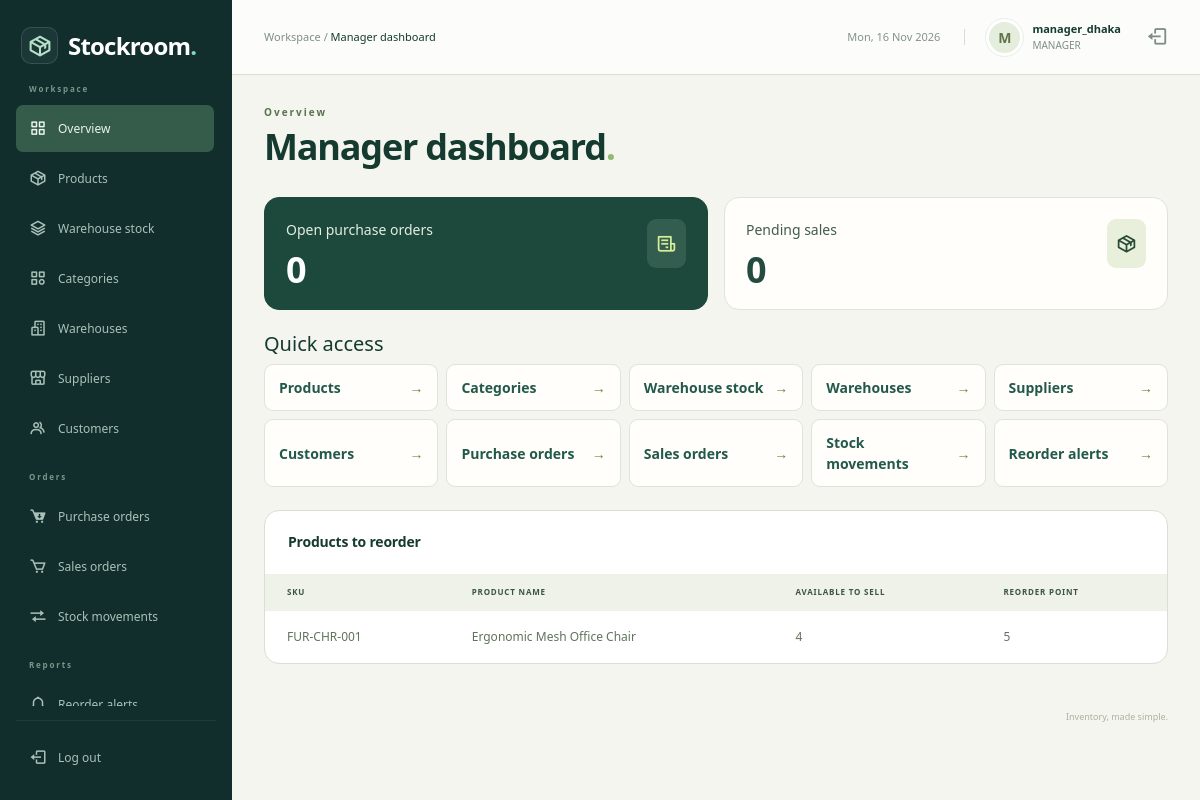
Screenshot of /admin/dashboard_manager.php (signed in) with the database file from the repository.
### tables this page shows
CREATE TABLE `users` (
  `user_id` int NOT NULL,
  `username` varchar(50) NOT NULL,
  `email` varchar(100) NOT NULL,
  `password_hash` varchar(255) NOT NULL,
  `role` enum('ADMIN','MANAGER','STAFF','CUSTOMER') NOT NULL DEFAULT 'STAFF',
  `is_active` tinyint(1) NOT NULL DEFAULT '1',
  `created_at` timestamp NULL DEFAULT CURRENT_TIMESTAMP,
  `customer_id` int DEFAULT NULL
);

CREATE TABLE `products` (
  `product_id` int NOT NULL,
  `sku` varchar(50) NOT NULL,
  `barcode` varchar(100) DEFAULT NULL,
  `product_name` varchar(200) NOT NULL,
  `category_id` int DEFAULT NULL,
  `preferred_supplier_id` int DEFAULT NULL,
  `unit_of_measure` varchar(20) NOT NULL DEFAULT 'pcs',
  `cost_price` decimal(12,2) NOT NULL DEFAULT '0.00',
  `selling_price` decimal(12,2) NOT NULL DEFAULT '0.00',
  `tax_rate` decimal(5,2) NOT NULL DEFAULT '0.00',
  `reorder_point` int NOT NULL DEFAULT '10',
  `reorder_quantity` int NOT NULL DEFAULT '50',
  `is_active` tinyint(1) NOT NULL DEFAULT '1',
  `created_at` timestamp NULL DEFAULT CURRENT_TIMESTAMP,
  `updated_at` timestamp NULL DEFAULT CURRENT_TIMESTAMP ON UPDATE CURRENT_TIMESTAMP
);

### admin/dashboard_manager.php (called while the page is built, shortened)
<?php
$pageTitle = 'Manager dashboard';
require '../includes/auth.php';
$result = mysqli_query($conn, "SELECT COUNT(*) AS total FROM purchase_orders WHERE status IN ('DRAFT','ORDERED','PARTIAL')");
$row = mysqli_fetch_assoc($result);
$summary['open_purchases'] = $row['total'];
$result = mysqli_query($conn, "SELECT COUNT(*) AS total FROM sales_orders WHERE status='PENDING'");
$row = mysqli_fetch_assoc($result);
$summary['pending_sales'] = $row['total'];
$rows = mysqli_query($conn, "SELECT v.sku,v.product_name,v.available_to_sell,v.reorder_point FROM vw_reorder_alerts v JOIN products p USING(product_id) WHERE p.is_active=1 ORDER BY v.available_to_sell LIMIT 8");
include '../includes/workspace.php';
include '../templates/dashboard_manager.php';
include '../includes/end.php';

### includes/auth.php (called while the page is built, shortened)
<?php
$user_id = $_SESSION['user_id'];
require_once __DIR__ . '/../config/db.php';
$sql = "SELECT user_id, username, role, customer_id FROM users WHERE user_id=$user_id AND is_active=1";
$users = mysqli_query($conn, $sql);
$account = mysqli_fetch_assoc($users);

### templates/dashboard_manager.php (the view, shortened to what this page needs)
<div class="metrics">
    <article class="metric metric-tile"><i class="bx bx-receipt" aria-hidden="true"></i>Open purchase orders<strong><?php echo $summary['open_purchases']; ?></strong></article>
    <article class="metric metric-tile"><i class="bx bx-package" aria-hidden="true"></i>Pending sales<strong><?php echo $summary['pending_sales']; ?></strong></article>
</div><h2 class="h5">Quick access</h2><div class="quick-links">
    <a href="products.php">Products</a>
    <a href="categories.php">Categories</a>
    <a href="warehouse_stock.php">Warehouse stock</a>
    <a href="warehouses.php">Warehouses</a>
    <a href="suppliers.php">Suppliers</a>
    <a href="customers.php">Customers</a>
    <a href="purchase_orders.php">Purchase orders</a>
    <a href="sales_orders.php">Sales orders</a>
    <a href="stock_movements.php">Stock movements</a>
    <a href="reorder_alerts.php">Reorder alerts</a>
</div><section class="surface records-surface"><div class="section-heading"><h2>Products to reorder</h2></div>
<div class="table-responsive"><table class="table inventory-table records-table">
<thead><tr><th>Sku</th><th>Product name</th><th>Available to sell</th><th>Reorder point</th></tr></thead>
<tbody>
<?php while ($row = mysqli_fetch_assoc($rows)) { ?>
<tr>
    <td><?php echo htmlspecialchars($row['sku']); ?></td>
    <td><?php echo htmlspecialchars($row['product_name']); ?></td>
    <td><?php echo htmlspecialchars($row['available_to_sell']); ?></td>
    <td><?php echo htmlspecialchars($row['reorder_point']); ?></td>
</tr>
<?php } ?>
</tbody></table></div>
</section>

### includes/topbar.php (shortened to what this page needs)
<header class="topbar">
    <div class="d-flex align-items-center gap-3">
        <span class="breadcrumb-label">Workspace / <strong><?php echo htmlspecialchars($pageTitle); ?></strong></span>
    </div>
    <div class="topbar-account">
        <span class="topbar-date"><?php echo date('D, d M Y'); ?></span>
        <a class="account-link" href="dashboard.php">
            <span class="avatar"><?php echo htmlspecialchars(substr($account['username'], 0, 1)); ?></span>
            <div><strong><?php echo htmlspecialchars($account['username']); ?></strong><small><?php echo htmlspecialchars($account['role']); ?></small></div>
        </a>
        <a href="logout.php" class="topbar-logout" aria-label="Log out"><i class="bx bx-log-out" aria-hidden="true"></i></a>
    </div>
</header>

### assets/css/admin.css (style rules this page uses)
:root { --navy: #142c38; --teal: #137e73; --ink: #213640; --muted: #74818b; --line: #e7ecef; }
* { box-sizing: border-box; }
body { margin: 0; font-family: 'Segoe UI', Arial, sans-serif; font-size: 14px; color: var(--ink); background: #f5f7f9; }
a { text-decoration: none; }
button, a, input { -webkit-tap-highlight-color: transparent; }
.topbar { height: 82px; margin-left: 240px; padding: 0 38px; background: #fff; border-bottom: 1px solid var(--line); display: flex; align-items: center; justify-content: space-between; gap: 15px; }
.breadcrumb-label { color: var(--muted); font-size: 13px; }
.breadcrumb-label strong { color: var(--ink); font-weight: 500; }
.topbar-account { display: flex; align-items: center; gap: 11px; }
.topbar-account strong { display: block; font-weight: 600; font-size: 13px; }
.topbar-account small { color: var(--muted); font-size: 11px; display: block; }
.avatar { display: inline-grid; place-items: center; width: 37px; height: 37px; border-radius: 50%; background: #e2f1eb; color: #287864; font-weight: 700; text-transform: uppercase; }
.topbar-logout { color: var(--muted); font-size: 22px; margin-left: 14px; }
.inventory-table { font-size: 12px; margin-bottom: 0; }
.inventory-table thead th { color: #7c8991; font-size: 10px; text-transform: uppercase; letter-spacing: .6px; font-weight: 600; background: #fafbfc; padding: 13px 22px; border-color: var(--line); white-space: nowrap; }
.inventory-table td { padding: 20px 22px; border-color: var(--line); vertical-align: middle; color: #61727d; }
.inventory-table tr:last-child td { border: 0; }

### assets/css/dashboard.css (style rules this page uses)
.workspace-page { --navy: #112e2d; --teal: #278575; --ink: #243c39; --muted: #7f8d89; --line: #e6ebe7; background: #f5f6f3; }
.workspace-page .topbar { margin-left: 232px; height: 75px; padding: 0 32px; background: #ffffffc9; }
.workspace-page .breadcrumb-label { font-size: 11px; }
.topbar-date { color: #83938a; font-size: 11px; padding-right: 24px; border-right: 1px solid var(--line); margin-right: 10px; }
.account-link { display: flex; gap: 9px; align-items: center; color: var(--ink); }
.workspace-page .avatar { background: #e5eddd; color: #617447; border: 3px solid #fff; outline: 1px solid #e9eee7; }
.workspace-page .topbar-account strong { font-size: 11px; }
.workspace-page .topbar-account small { font-size: 10px; }
.surface { background: #fff; border: 1px solid var(--line); border-radius: 12px; min-width: 0; }
.section-heading { display: flex; align-items: center; justify-content: space-between; gap: 15px; padding: 23px 23px 17px; }
.section-heading h2 { font-size: 14px; font-weight: 650; margin: 0 0 7px; letter-spacing: -.2px; }
.workspace-page .inventory-table { font-size: 10px; }
.workspace-page .inventory-table thead th { background: #f8faf6; color: #9aa593; border-color: #edf0e9; font-size: 8px; padding: 12px 22px; letter-spacing: .8px; }
.workspace-page .inventory-table td { padding: 16px 22px; border-color: #eff2eb; color: #748270; }
.records-table { min-width: 700px; }
.workspace-page .records-table td { max-width: 280px; min-width: 90px; overflow-wrap: anywhere; font-size: 11px; line-height: 1.6; }
.workspace-page .records-table th { font-size: 9px; }
.workspace-page .records-table { width: max-content; min-width: 100%; }
.workspace-page .table-responsive { position: relative; }
.workspace-page .records-table td { white-space: nowrap; overflow-wrap: normal; font-size: 12px; color: #5f745b; }

### rows the page displays
users: username "M", username "manager_dhaka", role "MANAGER"
products: sku "FUR-CHR-001", product_name "Ergonomic Mesh Office Chair", available_to_sell "4", reorder_point "5"

### other values shown
$pageTitle "Manager dashboard"
$section "Overview"
$summary['open_purchases'] "0"
$summary['pending_sales'] "0"
